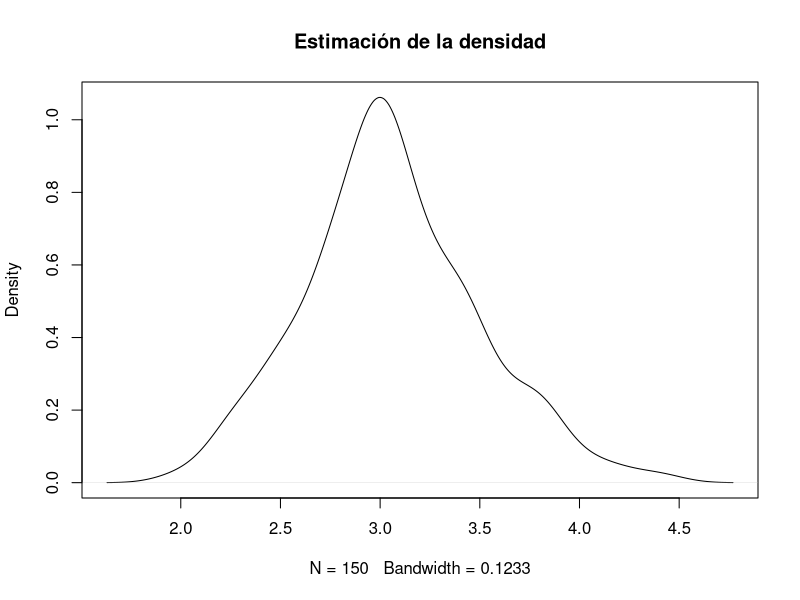
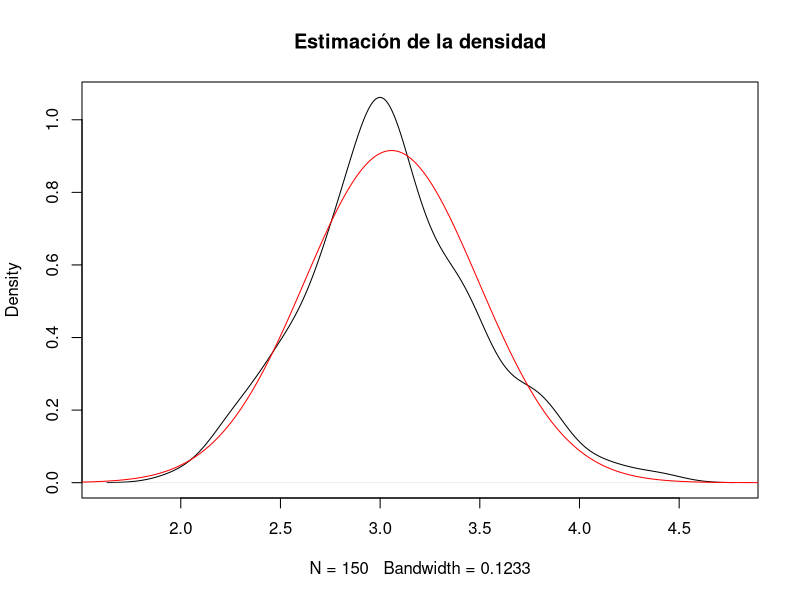
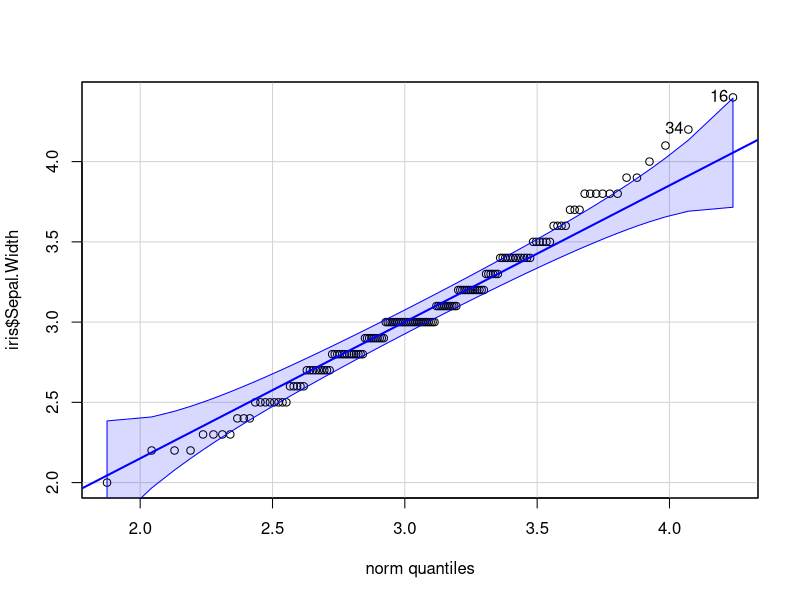
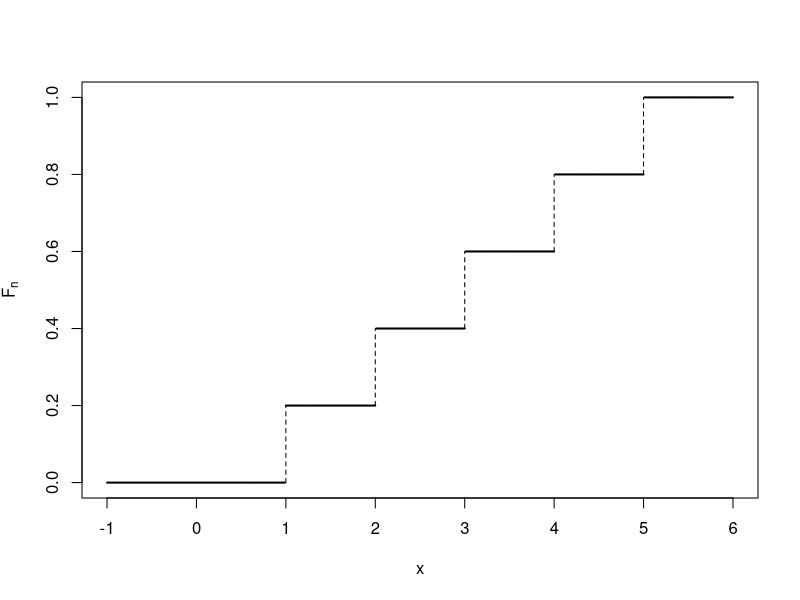
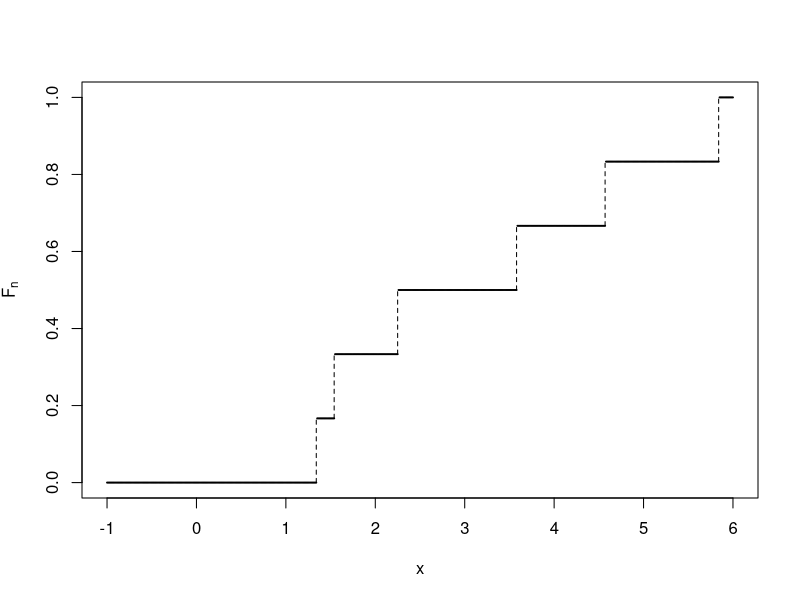

The R script that drew these images, in order:
## ---- chunk 1
knitr::opts_chunk$set(echo = TRUE)
## ---- chunk 2
muestra=iris$Sepal.Width
plot(density(muestra),main="Estimación de la densidad")
## ---- chunk 3
muestra=iris$Sepal.Width
plot(density(muestra),main="Estimación de la densidad")
x=seq(from=1,to=5,by=0.01)
mu=mean(iris$Sepal.Width)
sigma=sd(iris$Sepal.Width)
lines(x,dnorm(x,mean=mu,sd=sigma),col="red")
## ---- chunk 4
library(car)
qqPlot(iris$Sepal.Width,distribution = "norm", mean=mu,sd=sigma)
## ---- chunk 5
pchisq((22-20)^2/20+(17-20)^2/20+(18-20)^2/20+(19-20)^2/20+(24-20)^2/20,5,
       lower.tail=FALSE)
## ---- chunk 6
set.seed(2020)  # fijamos la semilla de aleatorización
muestra.flores = sample(iris$Species,10)
## ---- chunk 7
chisq.test(table(muestra.flores))
## ---- chunk 8
chisq.test(table(muestra.flores), simulate.p.value = TRUE, B=2000)
## ---- chunk 9
extremos.izquierdos = c(-Inf,1.95,2.45,2.95,3.45,3.95,4.45)
extremos.derechos = c(1.95,2.45,2.95,3.45,3.95,4.45,Inf)
frecuencias.empíricas = c(2,1,4,15,10,5,3)
n=sum(frecuencias.empíricas)
## ---- chunk 10
mu=3.5; sigma=0.7;
probabilidades.teóricas = pnorm(extremos.derechos,mu,sigma)-
  pnorm(extremos.izquierdos,mu,sigma)
frecuencias.teóricas = n*probabilidades.teóricas
round(frecuencias.teóricas,2)
## ---- chunk 11
chisq.test(frecuencias.empíricas,p=probabilidades.teóricas)
## ---- chunk 12
extremos.izquierdos2=extremos.izquierdos[c(1,4,5,6)]
extremos.derechos2 = extremos.derechos[c(3,4,5,7)]
frecuencias.empíricas2 = c(sum(frecuencias.empíricas[1:3]),
                           frecuencias.empíricas[4:5],sum(frecuencias.empíricas[6:7]))
probabilidades.teóricas2 =pnorm(extremos.derechos2,mu,sigma)-
  pnorm(extremos.izquierdos2,mu,sigma)
frecuencias.teóricas2 = n*probabilidades.teóricas2
chisq.test(frecuencias.empíricas2,p=probabilidades.teóricas2)
## ---- chunk 13
chisq.test(frecuencias.empíricas,p=probabilidades.teóricas,simulate.p.value = TRUE,
           B=2000)
## ---- chunk 14
n=229+ 211+ 93 +35 + 7 + 1;
e0=(229+ 211+ 93 +35 + 7 + 1)*exp(-(211+93*2+35*3+7*4+1*5)/(229+ 211+ 93 +35 + 7 + 1));
e1=(229+ 211+ 93 +35 + 7 + 1)*((211+93*2+35*3+7*4+1*5)/(229+ 211+ 93 +35 + 7 + 1))*exp(-(211+93*2+35*3+7*4+1*5)/(229+ 211+ 93 +35 + 7 + 1));
e2=(229+ 211+ 93 +35 + 7 + 1)*((211+93*2+35*3+7*4+1*5)/(229+ 211+ 93 +35 + 7 + 1))^2*exp(-(211+93*2+35*3+7*4+1*5)/(229+ 211+ 93 +35 + 7 + 1))/factorial(2);
e3=(229+ 211+ 93 +35 + 7 + 1)*((211+93*2+35*3+7*4+1*5)/(229+ 211+ 93 +35 + 7 + 1))^3*exp(-(211+93*2+35*3+7*4+1*5)/(229+ 211+ 93 +35 + 7 + 1))/factorial(3);
e4=(229+ 211+ 93 +35 + 7 + 1)*((211+93*2+35*3+7*4+1*5)/(229+ 211+ 93 +35 + 7 + 1))^4*exp(-(211+93*2+35*3+7*4+1*5)/(229+ 211+ 93 +35 + 7 + 1))/factorial(4);
## ---- chunk 15
e4n=n-(e0+e1+e2+e3);
## ---- chunk 16
frecuencias.empíricas = c(229,211,93,35,8);
estimación.lambda = (211+93*2+35*3+7*4+1*5)/(229+211+93+35+7+1);
probabilidades.esperadas = c(dpois(0,estimación.lambda),dpois(1,estimación.lambda),
                             dpois(2,estimación.lambda),dpois(3,estimación.lambda),
                             1-ppois(3,estimación.lambda));
## ---- chunk 17
chisq.test(frecuencias.empíricas,p=probabilidades.esperadas)
## ---- chunk 18
test.chi2=chisq.test(frecuencias.empíricas,p=probabilidades.esperadas)
pchisq(test.chi2[[1]],3,lower.tail=FALSE)
## ---- chunk 19
muestra=1:5
n=length(muestra)
Fn=function(x){ifelse(x<muestra[1],0,ifelse(x<=muestra[2],1/n,ifelse(x<=muestra[3],2/n,ifelse(x<=muestra[4],3/n,ifelse(x<=muestra[5],4/n,1)))))}
xx=seq(from=-1,to=6,by=0.01)
plot(xx,Fn(xx),pch=19,cex=0.1,xlab="x",ylab=expression(F[n]))
lines(c(1,1),c(0,1/n),lty=2)
lines(c(2,2),c(1/n,2/n),lty=2)
lines(c(3,3),c(2/n,3/n),lty=2)
lines(c(4,4),c(3/n,4/n),lty=2)
lines(c(5,5),c(4/n,1),lty=2)
## ---- chunk 20
muestra=c(5.84,4.57,1.34,3.58,1.54,2.25)
(muestra.ordenada = sort(muestra))
## ---- chunk 21
n=length(muestra)
## ---- chunk 22
n=length(muestra)
Fn=function(x){ifelse(x<muestra.ordenada[1],0,ifelse(x<=muestra.ordenada[2],1/n,ifelse(x<=muestra.ordenada[3],2/n,ifelse(x<=muestra.ordenada[4],3/n,ifelse(x<=muestra.ordenada[5],4/n,ifelse(x<=muestra.ordenada[6],5/n,1))))))}
xx=seq(from=-1,to=6,by=0.01)
plot(xx,Fn(xx),pch=19,cex=0.1,xlab="x",ylab=expression(F[n]))
lines(c(muestra.ordenada[1],muestra.ordenada[1]),c(0,1/n),lty=2)
lines(c(muestra.ordenada[2],muestra.ordenada[2]),c(1/n,2/n),lty=2)
lines(c(muestra.ordenada[3],muestra.ordenada[3]),c(2/n,3/n),lty=2)
lines(c(muestra.ordenada[4],muestra.ordenada[4]),c(3/n,4/n),lty=2)
lines(c(muestra.ordenada[5],muestra.ordenada[5]),c(4/n,5/n),lty=2)
lines(c(muestra.ordenada[6],muestra.ordenada[6]),c(5/n,1),lty=2)
## ---- chunk 23
ks.test(muestra,"pnorm",mean=3,sd=1.5)
## ---- chunk 24
library(nortest)
lillie.test(muestra)
## ---- chunk 25
set.seed(100)
x=rt(50,3)
lillie.test(x)
## ---- chunk 26
ad.test(x)
## ---- chunk 27
shapiro.test(muestra)
shapiro.test(x)
## ---- chunk 28
library(fBasics)
dagoTest(x)
